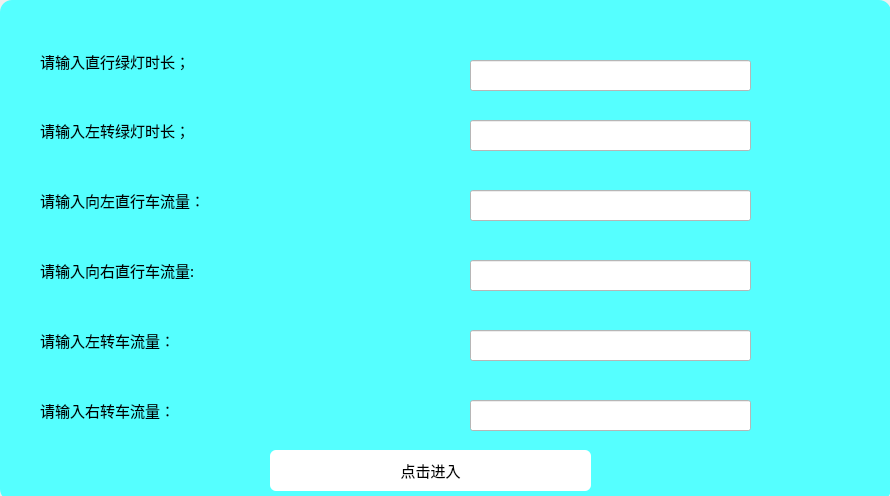
<?xml version="1.0" encoding="UTF-8"?>
<ui version="4.0">
 <class>Dialog</class>
 <widget class="QDialog" name="Dialog">
  <property name="geometry">
   <rect>
    <x>0</x>
    <y>0</y>
    <width>890</width>
    <height>496</height>
   </rect>
  </property>
  <property name="windowTitle">
   <string>Dialog</string>
  </property>
  <widget class="QFrame" name="frame">
   <property name="geometry">
    <rect>
     <x>0</x>
     <y>0</y>
     <width>891</width>
     <height>501</height>
    </rect>
   </property>
   <property name="styleSheet">
    <string notr="true">QFrame
{
	background-image: url(:/res/2.png);
	background-color:rgb(85, 255, 255);
	border-radius:12px;
}
QLineEdit
{
	border-radius：6px;
	
	background-color: rgb(255, 255, 255);
}
QPushButton
{
	border-radius:6px;
	background-color: rgb(255, 255, 255);
}
QPushButton:pressed
{
	background-color:rgb(255, 170, 255)
}</string>
   </property>
   <property name="frameShape">
    <enum>QFrame::StyledPanel</enum>
   </property>
   <property name="frameShadow">
    <enum>QFrame::Raised</enum>
   </property>
   <widget class="QLabel" name="label">
    <property name="geometry">
     <rect>
      <x>40</x>
      <y>41</y>
      <width>231</width>
      <height>41</height>
     </rect>
    </property>
    <property name="font">
     <font>
      <family>幼圆</family>
      <pointsize>11</pointsize>
     </font>
    </property>
    <property name="text">
     <string>请输入直行绿灯时长；</string>
    </property>
   </widget>
   <widget class="QLabel" name="label_2">
    <property name="geometry">
     <rect>
      <x>40</x>
      <y>110</y>
      <width>231</width>
      <height>41</height>
     </rect>
    </property>
    <property name="font">
     <font>
      <family>幼圆</family>
      <pointsize>11</pointsize>
     </font>
    </property>
    <property name="text">
     <string>请输入左转绿灯时长；</string>
    </property>
   </widget>
   <widget class="QLabel" name="label_3">
    <property name="geometry">
     <rect>
      <x>40</x>
      <y>250</y>
      <width>231</width>
      <height>41</height>
     </rect>
    </property>
    <property name="font">
     <font>
      <family>幼圆</family>
      <pointsize>11</pointsize>
     </font>
    </property>
    <property name="text">
     <string>请输入向右直行车流量:</string>
    </property>
   </widget>
   <widget class="QLabel" name="label_4">
    <property name="geometry">
     <rect>
      <x>40</x>
      <y>320</y>
      <width>231</width>
      <height>41</height>
     </rect>
    </property>
    <property name="font">
     <font>
      <family>幼圆</family>
      <pointsize>11</pointsize>
     </font>
    </property>
    <property name="text">
     <string>请输入左转车流量：</string>
    </property>
   </widget>
   <widget class="QLabel" name="label_5">
    <property name="geometry">
     <rect>
      <x>40</x>
      <y>390</y>
      <width>231</width>
      <height>41</height>
     </rect>
    </property>
    <property name="font">
     <font>
      <family>幼圆</family>
      <pointsize>11</pointsize>
     </font>
    </property>
    <property name="text">
     <string>请输入右转车流量：</string>
    </property>
   </widget>
   <widget class="QLabel" name="label_6">
    <property name="geometry">
     <rect>
      <x>40</x>
      <y>180</y>
      <width>231</width>
      <height>41</height>
     </rect>
    </property>
    <property name="font">
     <font>
      <family>幼圆</family>
      <pointsize>11</pointsize>
     </font>
    </property>
    <property name="text">
     <string>请输入向左直行车流量：</string>
    </property>
   </widget>
   <widget class="QLineEdit" name="txtstraightgreen">
    <property name="geometry">
     <rect>
      <x>470</x>
      <y>60</y>
      <width>281</width>
      <height>31</height>
     </rect>
    </property>
   </widget>
   <widget class="QLineEdit" name="txtleftgreen">
    <property name="geometry">
     <rect>
      <x>470</x>
      <y>120</y>
      <width>281</width>
      <height>31</height>
     </rect>
    </property>
   </widget>
   <widget class="QLineEdit" name="txtleftstraight">
    <property name="geometry">
     <rect>
      <x>470</x>
      <y>190</y>
      <width>281</width>
      <height>31</height>
     </rect>
    </property>
   </widget>
   <widget class="QLineEdit" name="txtrightstraight">
    <property name="geometry">
     <rect>
      <x>470</x>
      <y>260</y>
      <width>281</width>
      <height>31</height>
     </rect>
    </property>
   </widget>
   <widget class="QLineEdit" name="txtturnleft">
    <property name="geometry">
     <rect>
      <x>470</x>
      <y>330</y>
      <width>281</width>
      <height>31</height>
     </rect>
    </property>
   </widget>
   <widget class="QLineEdit" name="txtturnright">
    <property name="geometry">
     <rect>
      <x>470</x>
      <y>400</y>
      <width>281</width>
      <height>31</height>
     </rect>
    </property>
   </widget>
   <widget class="QPushButton" name="btnLogin">
    <property name="geometry">
     <rect>
      <x>270</x>
      <y>450</y>
      <width>321</width>
      <height>41</height>
     </rect>
    </property>
    <property name="font">
     <font>
      <family>幼圆</family>
      <pointsize>11</pointsize>
     </font>
    </property>
    <property name="text">
     <string>点击进入</string>
    </property>
   </widget>
  </widget>
 </widget>
 <layoutdefault spacing="6" margin="11"/>
 <resources/>
 <connections/>
</ui>
